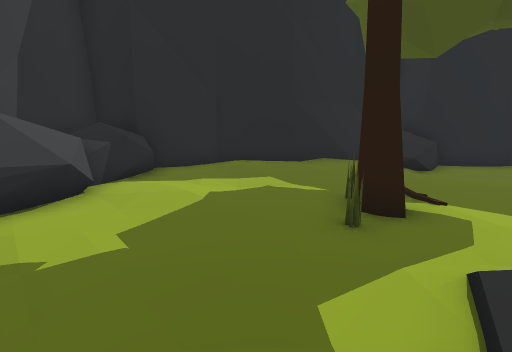
[1] (above)

12 first-person views from a walk through a 3-D level made in the Unity game engine. The camera is 1.4 m above the floor, tilts 10° down and sees 90° across. The floor is counted in squares, 1 m on a side. Each view is taken from the middle of a square. On the plan, view 1 faces up. The plan holds only what a view shows up to about 13 squares ahead; the rest is blank. The place goes on beyond the plan.

[2]
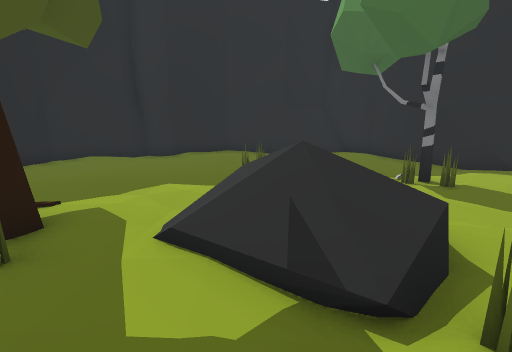

[3]
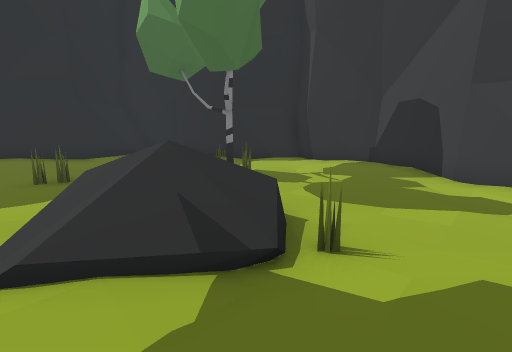

[4]
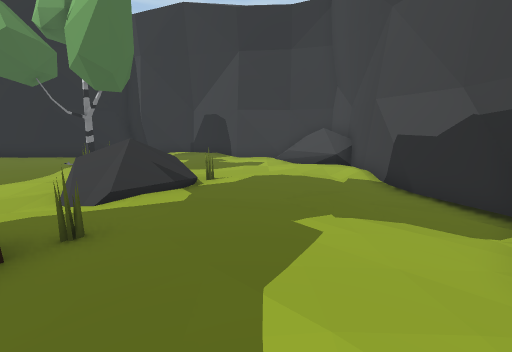

[5]
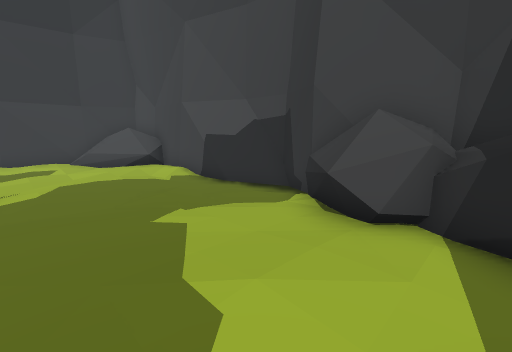

[6]
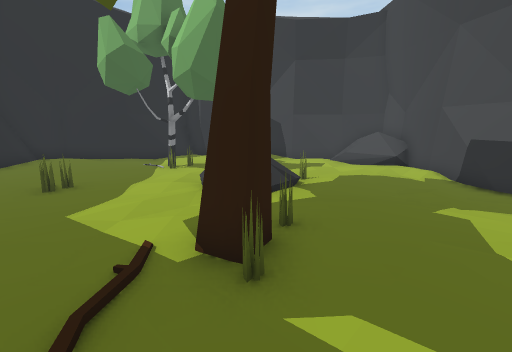

[7]
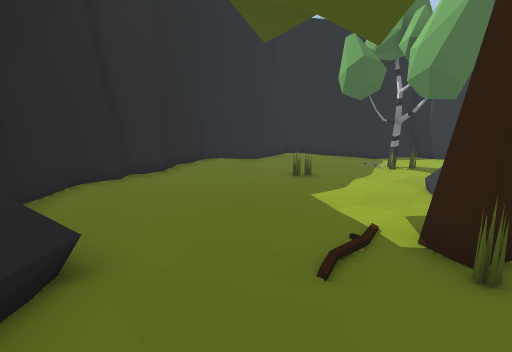

[8]
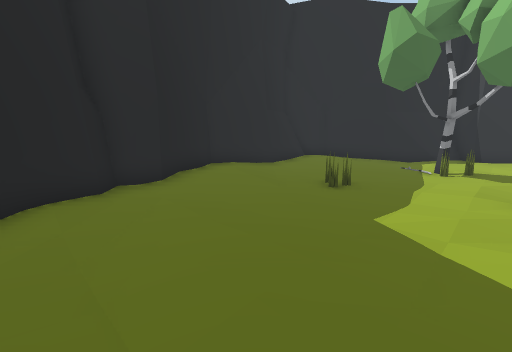

[9]
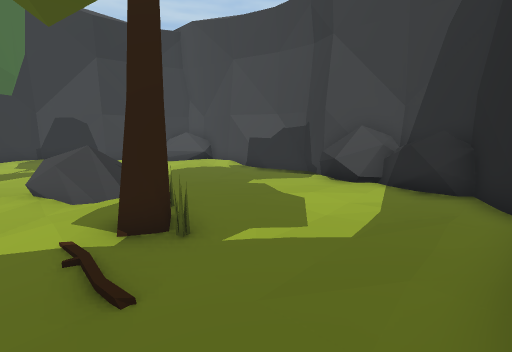

[10]
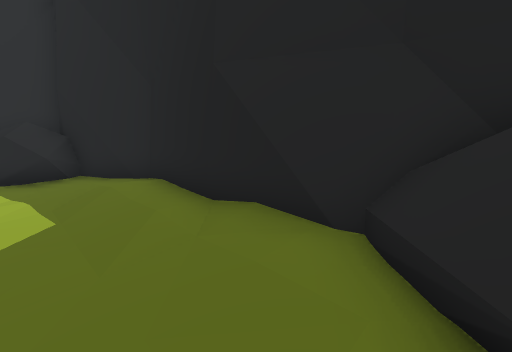

[11]
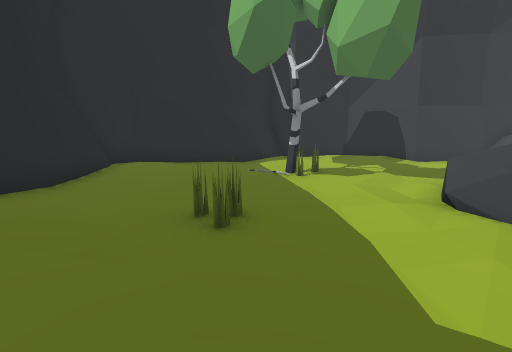

[12]
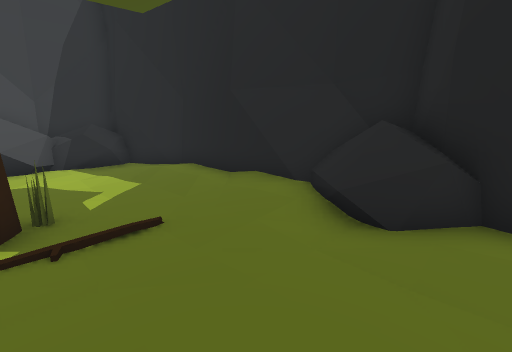

### Floor plan
Key: @ floor where view 1 was taken; # wall or solid block; . main floor; : floor 0.25 m higher than the main floor; - floor 0.25 m lower than the main floor; / step, stairs or slope; R rock; T tree; O other object.
Columns run from 6 left of view 1 to 12 right of it. Each row starts with its distance up from view 1.
 11           ###
 10     #######/###
  9 ##R##::::::/R.##
  8 #RRR.///:::/...##
  7 #RR............/##
  6 #RR.............:#
  5 RRR.....T/.......#
  4 RR.....OT/....../##
  3 #--.............::#
  2 #--.....//....../:#
  1 ##-....///...OO../#
  0 ##....@/ R.......:#
 -1  #....O//........:#
 -2  #..............::#
 -3  #..........T.../:#
 -4  # ........OT..::##
 -5  # R/..........###
 -6  ######::....###
 -7    #  ###:.####
 -8         ######

Where each view was taken, in squares from view 1:
view 1: 0 up, 0 right, facing up
view 2: 1 up, 1 left, facing right
view 3: 2 up, 1 left, facing down-right
view 4: 7 up, 1 left, facing down
view 5: 7 up, 0 right, facing down-left
view 6: 8 up, 2 right, facing down
view 7: 9 up, 2 right, facing down-right
view 8: 8 up, 4 right, facing down-right
view 9: 9 up, 4 right, facing down-left
view 10: 7 up, 5 right, facing up-left
view 11: 5 up, 7 right, facing down
view 12: 5 up, 7 right, facing up-left
